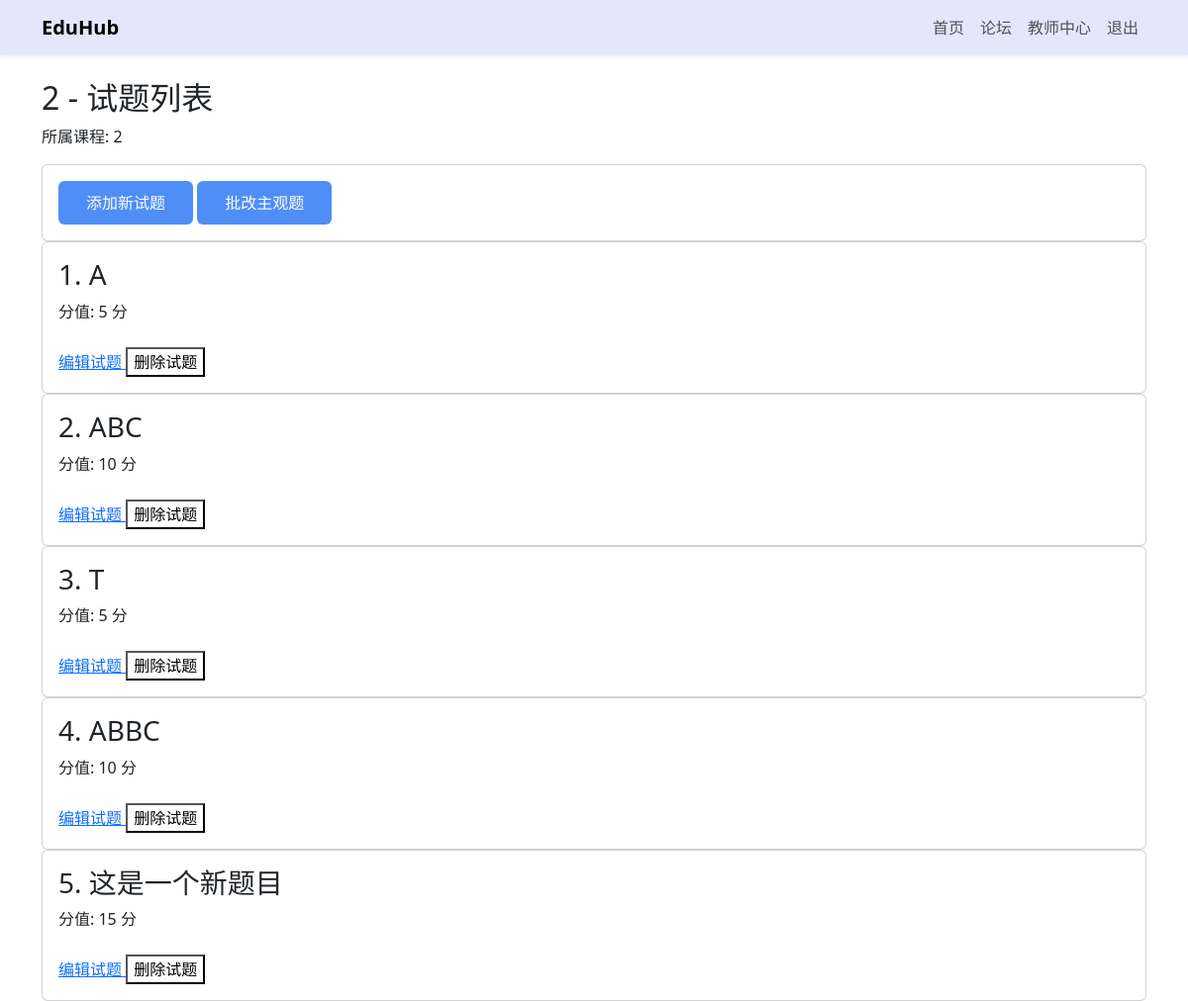
/teacher/exam/1/questions (signed in), run on the app's committed database.
### models.py (models this page shows, shortened)
class Exam(db.Model):
    id = db.Column(db.Integer, primary_key=True)
    title = db.Column(db.String(100), nullable=False)
    course_id = db.Column(db.Integer, db.ForeignKey('course.id'), nullable=False)
    duration = db.Column(db.Integer, default=60)  # 考试时长（分钟）
    questions = db.relationship('Question', backref='exam', lazy=True)
    exam_results = db.relationship('ExamResult', backref='exam_of_result', lazy=True)

class Course(db.Model):
    id = db.Column(db.Integer, primary_key=True)
    title = db.Column(db.String(100), nullable=False)
    description = db.Column(db.Text)
    video_filename = db.Column(db.String(100), default='')  # 视频文件名
    upload_date = db.Column(db.DateTime, default=datetime.datetime.utcnow)
    teacher_id = db.Column(db.Integer, db.ForeignKey('user.id'), nullable=False)
    exams = db.relationship('Exam', backref='course', lazy=True)
    learning_materials = db.Column(db.String(200))  # 学习材料文件名
    is_ended = db.Column(db.Boolean, default=False)  # 新增：课程是否已结束
    cover_image = db.Column(db.String(200))  # 新增：课程封面图片文件名

class Question(db.Model):
    id = db.Column(db.Integer, primary_key=True)
    exam_id = db.Column(db.Integer, db.ForeignKey('exam.id'), nullable=False)
    question_text = db.Column(db.Text, nullable=False)
    options = db.Column(db.JSON, nullable=True)  # 选择题/判断题有选项
    correct_answer = db.Column(db.Text, nullable=False)  # 支持多选/填空/简答/判断
    score = db.Column(db.Integer, default=1)
    explanation = db.Column(db.Text)
    question_type = db.Column(db.String(20), default='single')  # 题型: single/multiple/blank/short/judge
    image = db.Column(db.String(200))  # 图片材料路径

### main.py (the view)
@app.route('/teacher/exam/<int:exam_id>/questions')
@login_required
def view_questions(exam_id):
    if current_user.role != 'teacher':
        abort(403)
    exam = Exam.query.get_or_404(exam_id)
    questions = Question.query.filter_by(exam_id=exam_id).all()
    return render_template('view_questions.html', exam=exam, questions=questions)

### main.py (called while the page is built)
@login_manager.user_loader
def load_user(user_id):
    return User.query.get(int(user_id))

### templates/view_questions.html (shortened to what this page needs)
{% extends "base.html" %}
{% block content %}
<h2>{{ exam.title }} - 试题列表</h2>
<p>所属课程: {{ exam.course.title }}</p>
<div class="card mb-6">
    <div class="card-body">
        <a href="{{ url_for('add_question', exam_id=exam.id) }}" class="btn">添加新试题</a>
        <a href="{{ url_for('grade_subjective', exam_id=exam.id) }}" class="btn btn-warning ml-2">批改主观题</a>
    </div>
</div>
{% if questions %}
<div class="grid grid-cols-1 md:grid-cols-1 lg:grid-cols-1 gap-6">
    {% for question in questions %}
    <div class="card">
        <div class="card-body">
            <h3 class="font-semibold">{{ loop.index }}. {{ question.question_text|truncate(50) }}</h3>
            <p class="text-sm text-gray-500 mt-1">
                分值: {{ question.score }} 分
            </p>
            <div class="mt-4 flex justify-between">
                <a href="{{ url_for('edit_question', exam_id=exam.id, question_id=question.id) }}" class="text-sm text-primary">
                    编辑试题
                </a>
                <form method="post" action="{{ url_for('delete_question', exam_id=exam.id, question_id=question.id) }}" style="display:inline;" onsubmit="return confirm('确定要删除该试题吗？');">
                    <button type="submit" class="text-sm text-red-600 bg-transparent border-none cursor-pointer">删除试题 </button>
                </form>
            </div>
        </div>
    </div>
    {% endfor %}
</div>
{% endif %}
{% endblock %}

### static/styles.css (style rules this page uses)
.btn { background-color: #4F8EF7; color: #fff; border: none; padding: 10px 28px; border-radius: 6px; font-size: 16px; cursor: pointer; transition: background 0.2s; }

### data on the page
Exam: title "2"
Course: course "2"
Question: question_text "A", score "5"
Question: question_text "ABC", score "10"
Question: question_text "T", score "5"
Question: question_text "ABBC", score "10"
Question: question_text "这是一个新题目", score "15"
